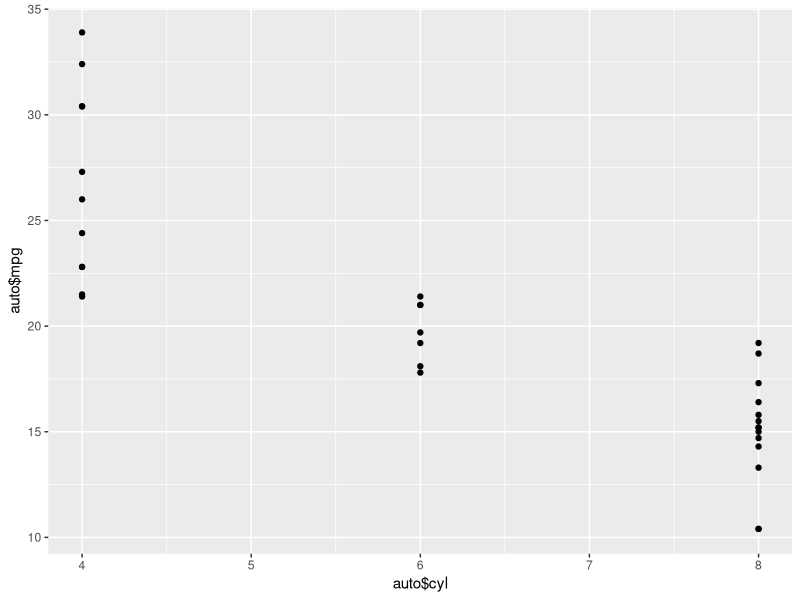
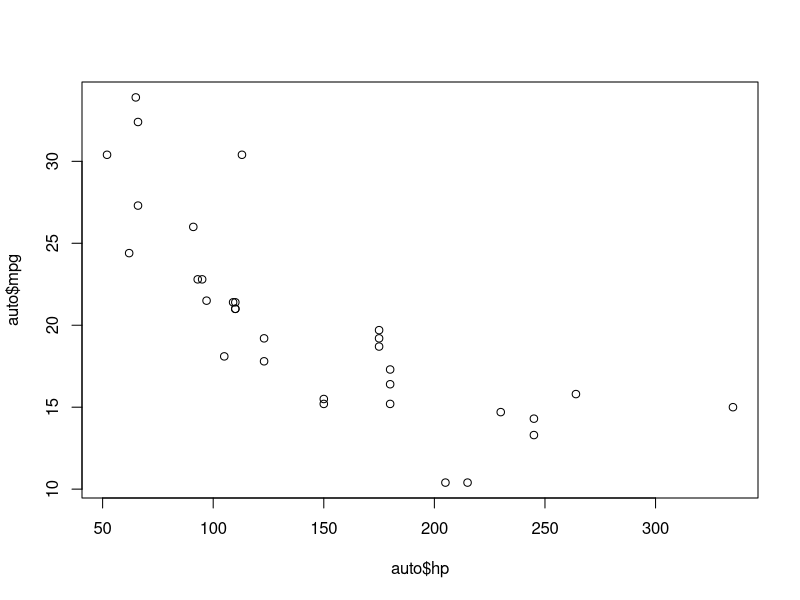
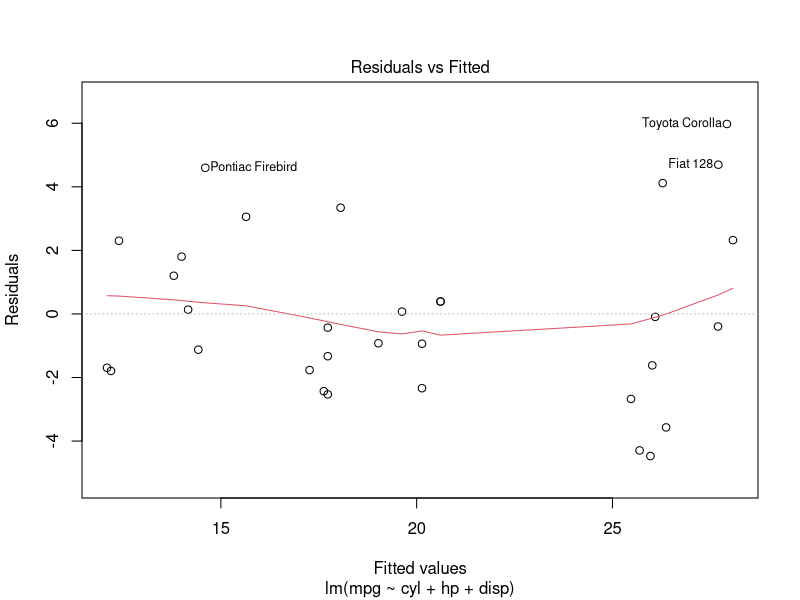
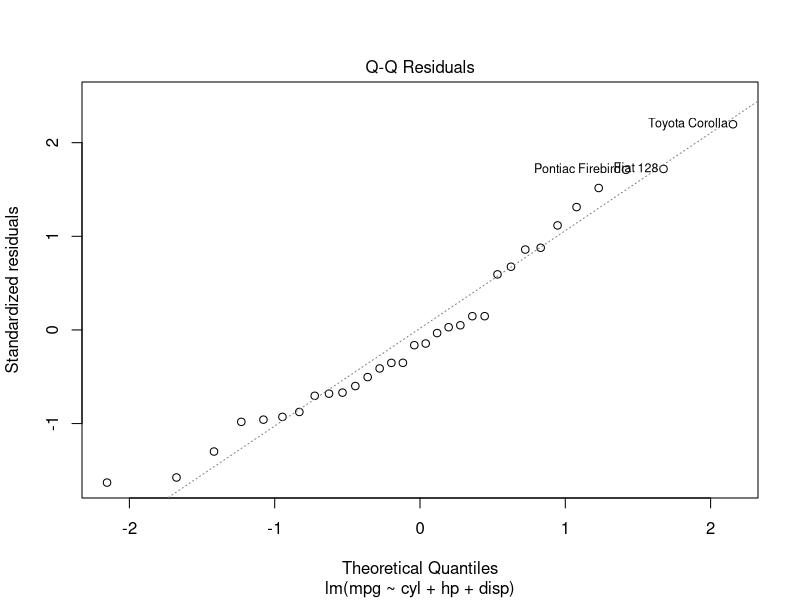
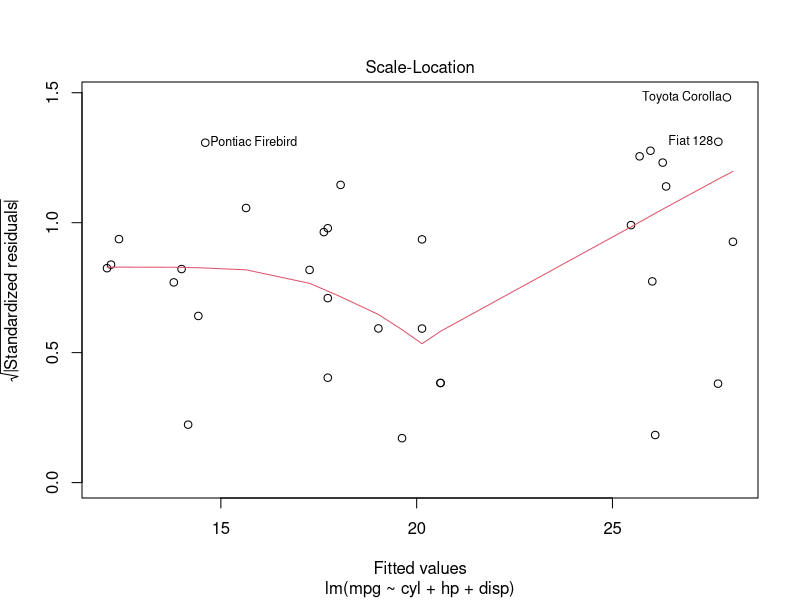
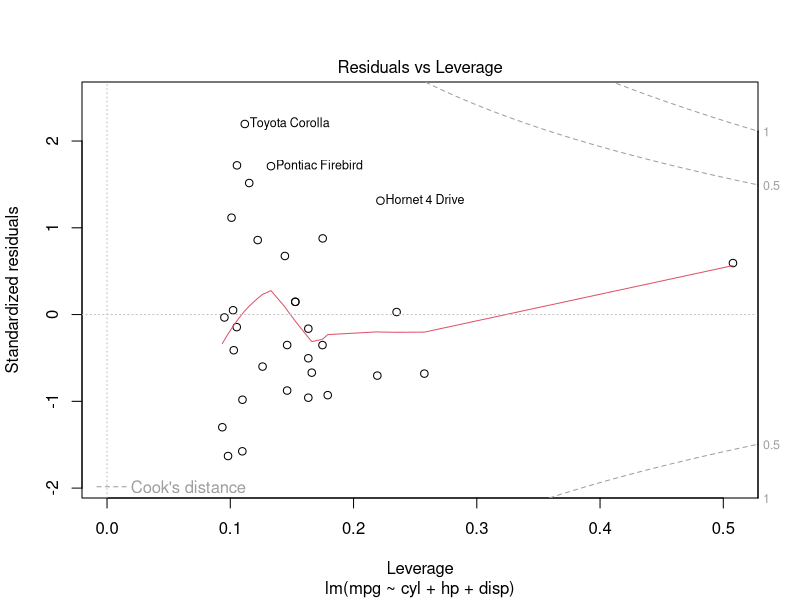

Write the R code that produced these figures, in order. (Note: this script raises an error after producing the figures.)
install.packages('dplyr')
library(dplyr)
data('mtcars')
typeof(mtcars)
auto <- data.frame(mtcars)
class(auto)
head(auto)

str(auto)

summary(auto)

names(auto)

nrow(auto)

ncol(auto)

cor(auto)

install.packages('ggplot2')
library(ggplot2)
ggplot(auto, aes(x = auto$cyl, y = auto$mpg)) +
         geom_point()

auto$cyl <- as.factor(auto$cyl)
str(auto)
auto <- na.omit(auto)
auto[is.na(auto)]
lm.fit <- lm(mpg ~ cyl + hp + disp, data = auto)
summary(lm.fit)
confint(lm.fit)

predict(lm.fit)

plot(auto$hp, auto$mpg)

data('boston')
library(MASS)
plot(lm.fit)


Bost
ggplot(Boston, aes)

# The Boston dataset
library(MASS)
Boston
?Boston
class(Boston)
head(Boston)
# similar to pandas .describ
summary(Boston)
# similar to pandas .info()
str(Boston)


attach(Boston)
medv
lm.fit = lm(medv~lstat, data=Boston)
summary(lm.fit)
Boston
names(lm.fit)
coef(lm.fit)

confint(lm.fit)
# Predicting values
#hatvalues <- predict(lm.fit, data.frame(lstat = c(5, 10, 15)),
       #interval = 'confidence')
#hatvalues
y_hat <- predict(lm.fit)
y_hat
lm.fit$fitted.values 
names(lm.fit)
names(Boston)
# Making some plots
plot(lstat, medv)

abline(lm.fit, lwd=3, col= 'red')
plot(lstat, medv, col='black')

plot(lstat, medv, pch=20)

plot(lstat, medv, pch = '+')


par(mfrow = c(2,2))
plot(lm.fit)
library(ggplot2)
install.packages('ggfortify')
library(ggfortify)
autoplot(lm.fit)

plot(predict(lm.fit), residuals(lm.fit))


lm.fit = lm(medv~lstat + age, data = Boston)
summary(lm.fit)

lm.fit = lm(medv ~., data=Boston)

summary(lm.fit)
# Variance inflation factor
# library(tidyverse)
# library(caret)
# vif(lm.fit)


lm.fit = lm(medv ~ ., data = Boston)
summary(lm.fit)
lm.fit = lm(medv ~ . -chas, data = Boston)
summary(lm.fit)
summary(lm(medv ~lstat*age, data = Boston))

#vif(lm.fit)

# Adding in new features(lstat^2)
lm.fit2 = lm(medv ~lstat + I(lstat^2), data = Boston)
summary(lm.fit2)
Boston$crim

lm.fit = lm(medv ~lstat, data = Boston)

anova(lm.fit, lm.fit2)
par(mfrow = c(2,2))
plot(lm.fit2)

# Interaction terms
lm.fit1 = lm(medv ~lstat + rad + tax, data = Boston)
summary(lm.fit1)
lm.fit1 = lm(medv ~lstat + rad*tax, data = Boston)
summary(lm.fit1)
lm.fit1 = lm(medv ~., data = Boston)
summary(lm.fit1)
lm.fit1 = lm(medv ~. -age, data = Boston)
summary(lm.fit1)
lm.fit1 = lm(medv ~. -age -indus, data = Boston)
summary(lm.fit1)
lm.fit1 = lm(medv ~. -age -indus -chas, data = Boston)
summary(lm.fit1)
lm.fit1 = lm(medv ~. -age -indus -chas -rad, data = Boston)
summary(lm.fit1)
lm.fit1 = lm(log(medv) ~. -age -indus -chas -rad + log(lstat), data = Boston)
summary(lm.fit1)
# Using polynomial features
install.packages('GGally')
library(GGally)
lm.fit5 = lm(log(medv) ~ . + poly(lstat, 5), data = Boston)
summary(lm.fit5)
ggpairs(Boston)
install.packages('purrr')
library(purrr)
library(dplyr)
summary(lm(medv ~ log(rm), data = Boston))
scatter_plot <- function(x){
  ggplot(Boston,aes(y=medv)) + 
    aes_string(x=x) +
    geom_point(alpha=0.5) +
    geom_smooth(method=lm,se=FALSE)
}
scatter_plots <- map(names(Boston)[-length(names(Boston))],scatter_plot)
grid.arrange(grobs =scatter_plots,ncol=4)
